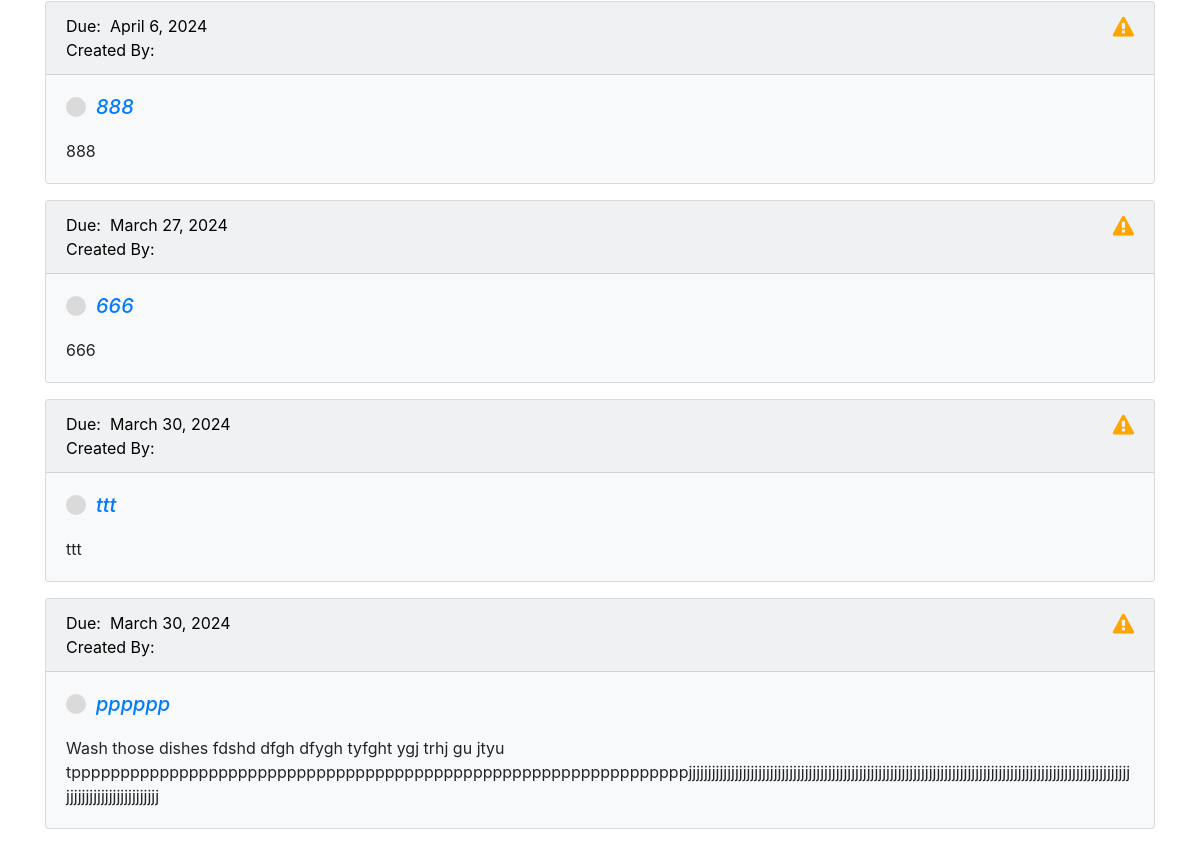
The page / (signed in, lower part) on the database as committed earlier.
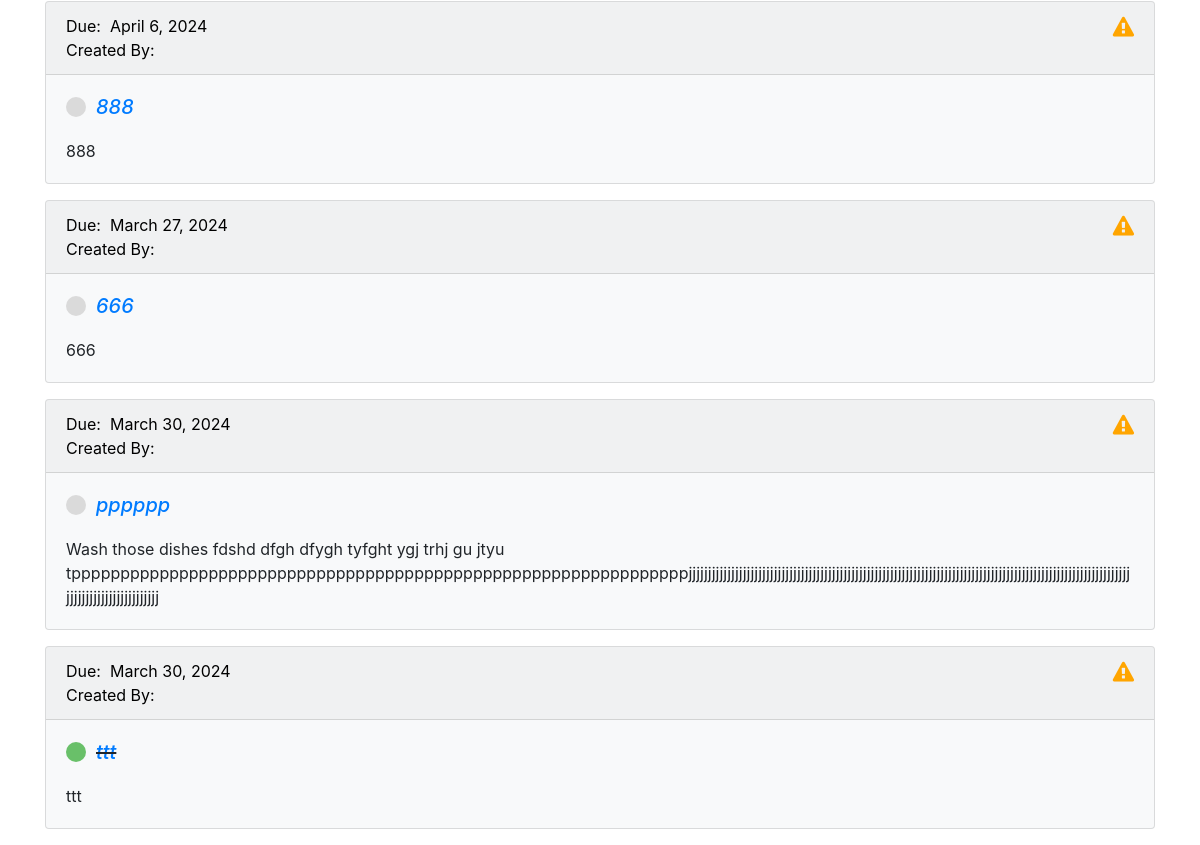
The same page on the database as committed later.
### my_tasks/models.py (models this page shows)
class Post(models.Model):
    title = models.CharField(max_length=200, unique=True)
    author = CurrentUserField()
    content = models.TextField()
    created_on = models.DateTimeField(auto_now_add=True)
    due_date = models.DateField()
    done = models.BooleanField(default=False)
    updated_on = models.DateTimeField(auto_now=True)
    priority = models.IntegerField(choices=PRIO, default=1)
    def __str__(self):
        return self.title
    class Meta:
        ordering = ["done"]

### my_tasks/views.py (the view)
# urls.py: path('', TaskList.as_view(), name='tasks'),
class TaskList(LoginRequiredMixin, ListView):
    model = Post
    context_object_name = "tasks"
    def get_context_data(self, **kwargs):
        context = super().get_context_data(**kwargs)
        context["count"] = context["tasks"].filter(done=False).count()
        search_input = self.request.GET.get("search-area") or ""
        if search_input:
            context["tasks"] = context["tasks"].filter(title__istartswith=search_input)
        context["search_input"] = search_input
        return context

### my_tasks/templates/my_tasks/post_list.html (shortened to what this page needs)
{% extends 'my_tasks/main.html' %} {% block content %}
<div class="task-items-wrapper">
  {% for task in tasks %}
  <div class="card bg-light mb-3">
    <div class="card-header d-flex justify-content-between">
      <div class="task-link" ><a href="{% url 'task-update' task.id %}">Due: &nbsp;{{task.due_date}} <br> Created By: &nbsp;{{task.author}}</a></div>
      <div>
        {% if task.priority == 2 %}
            <div><i class="fa fa-exclamation-triangle fa-lg"  style="color: red;" aria-hidden="true"></i></div>
        {% elif task.priority == 1 %}
            <div><i class="fa fa-exclamation-triangle fa-lg" style="color: orange;" aria-hidden="true"></i></div>
        {% else %}
            <div><i class="fa fa-exclamation-triangle fa-lg" style="color: greenyellow;" aria-hidden="true"></i></div>
        {% endif %}
      </div>
    </div>
    <div class="card-body">
      <div class="card-title d-flex justify-content-between align-middle">
        <div class="d-flex justify-content-start">
          {% if task.done %}
          <a href="/toggle/{{ task.id }}">
            <div class="task-done-icon"></div>
          </a>
          <div>
            <h5>
              <i
                ><s
                  ><a href="{% url 'task-update' task.id %}">{{task}}</a></s
                ></i
              >
            </h5>
          </div>
          {% else %}
          <a href="/toggle/{{ task.id }}">
            <div class="task-not-done-icon"></div>
          </a>
          <div>
            <h5>
              <i><a href="{% url 'task-update' task.id %}">{{task}}</a></i>
            </h5>
          </div>
          {% endif %}
        </div>
      </div>
      <p class="card-text">{{task.content}}</p>
    </div>
  </div>
  {% empty %}
  <h3>No items in list</h3>
  {% endfor %}
</div>
{% endblock content %}

Rows that differ between the two databases and show on the page:
shown differently, row unchanged: Post "pppppp": moves up the list
changed Post "ttt": done False → True (drawn)
